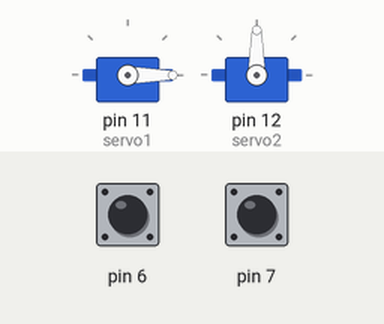
The sketch below on a simulated Arduino Uno, built with avr-gcc and run on an emulated ATmega328P. On the bench: 2 × servo. The inputs (shaded band) are chosen by the test bench; at power-on: pin 6 HIGH, pin 7 HIGH.

Above: at 2.8 s.
2.9 s: pin 6 pulled LOW for 0.15 s
At 3.5 s:
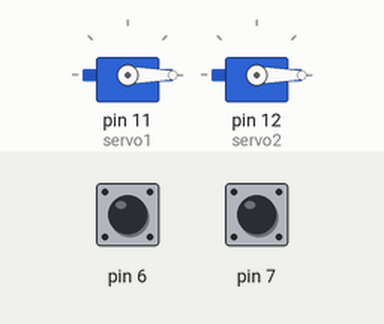
6.0 s: pin 6 pulled LOW for 1 s
At 7.8 s:
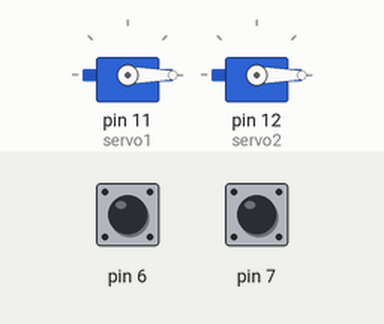
10.0 s: pin 6 pulled LOW for 3.2 s
At 16.0 s:
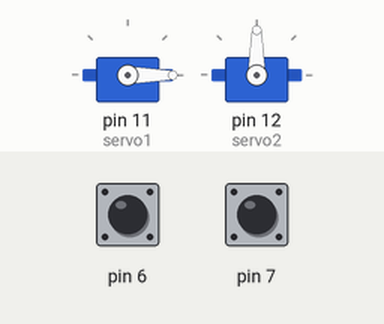
16.2 s: pin 7 pulled LOW for 0.15 s
At 17.3 s:
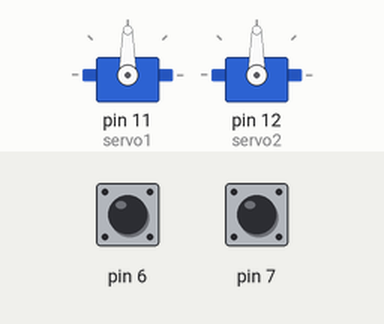
Timing chart, 0 to 20.3 s (numbered marks = the images above; inputs shaded):
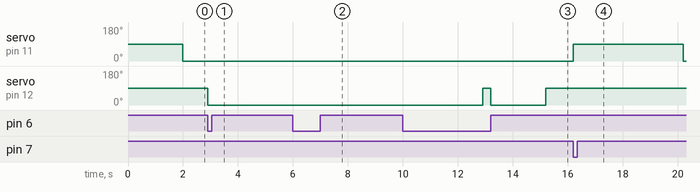

The sketch:

makemit_button_code.ino
```cpp
#include <Servo.h>
Servo servo1;
Servo servo2;
int lastStateG = 0;
int lastStateB = 1;

void setup() {
  servo1.attach(11);
  servo2.attach(12);
  Serial.begin(9600); // Starts the serial communication
  pinMode(7, INPUT_PULLUP);
  pinMode(6, INPUT_PULLUP);


}

void loop() {
  servo1.write(0);
  servo2.write(90);
  int currentStateG = digitalRead(7);
  int currentStateB = digitalRead(6);

  if (currentStateG == 0 && lastStateG ==1){
    servo1.write(90);
    lastStateG = 0;
    delay(2000);
    servo1.write(0);
  }
  if (currentStateG == 1 && lastStateG ==0){
    servo1.write(90);
    lastStateG = 1;
    delay(2000);
    servo1.write(0);
  }
  if (currentStateB == 0 && lastStateB ==1){
    servo2.write(0);
    lastStateB = 0;
    delay(2000);
    servo1.write(90);
  }
  if (currentStateB == 1 && lastStateB ==0){
    servo2.write(0);
    lastStateB = 1;
    delay(2000);
    servo1.write(90);
  }


}
```

Measured:
- after the input at 2.9 s, servo on pin 12 (servo2): 90° → 0° at once
- after the input at 6.0 s, servo on pin 12 (servo2): stays 0° (without the input it goes to 90° after 0.90 s)
- after the input at 10.0 s, servo on pin 12 (servo2): 0° → 90° after 2.9 s instead of 0.90 s
- after the input at 16.2 s, servo on pin 11 (servo1): 0° → 90° at once, → 0° 4.0 s later
